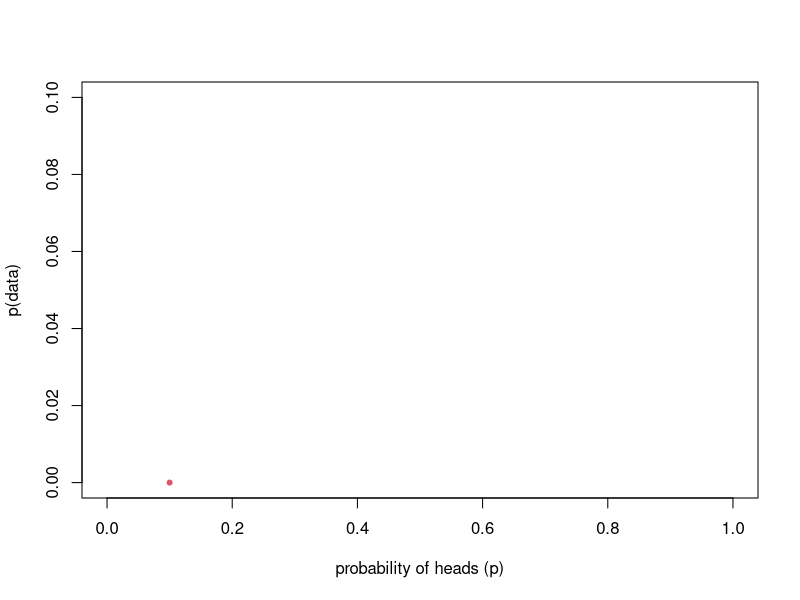
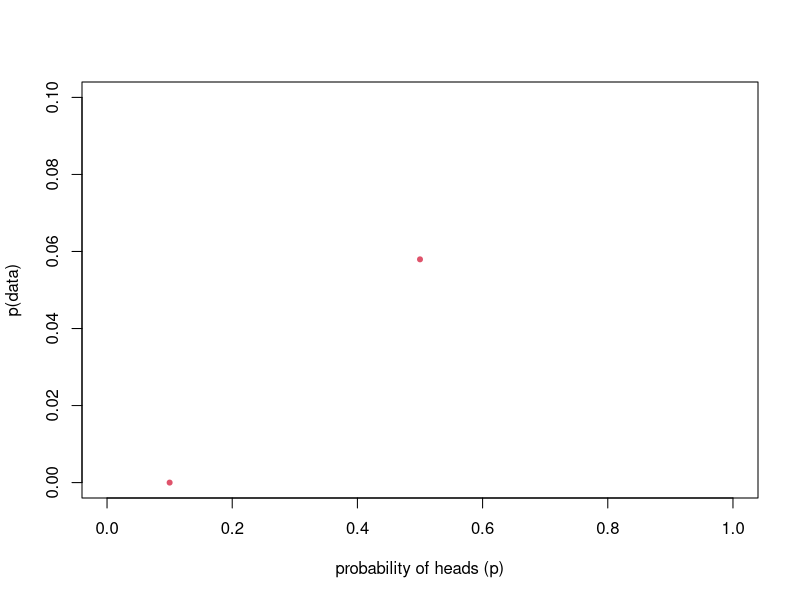
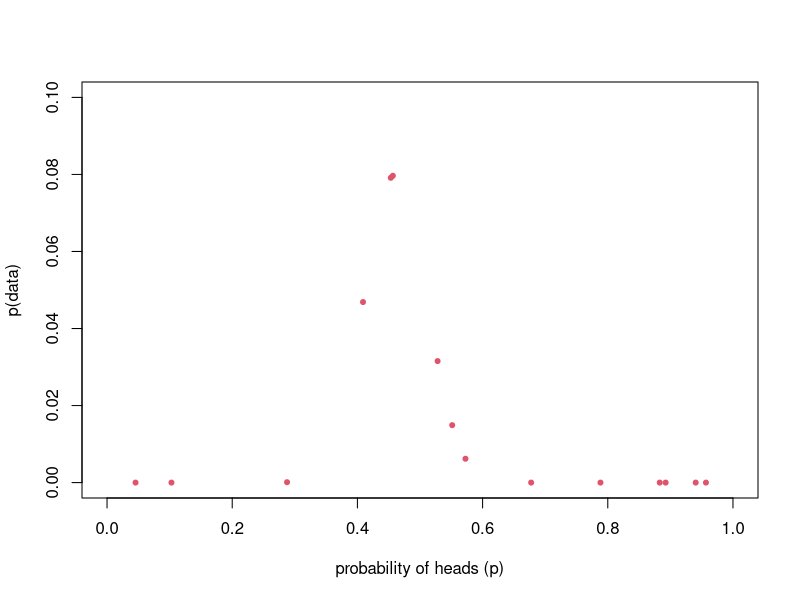
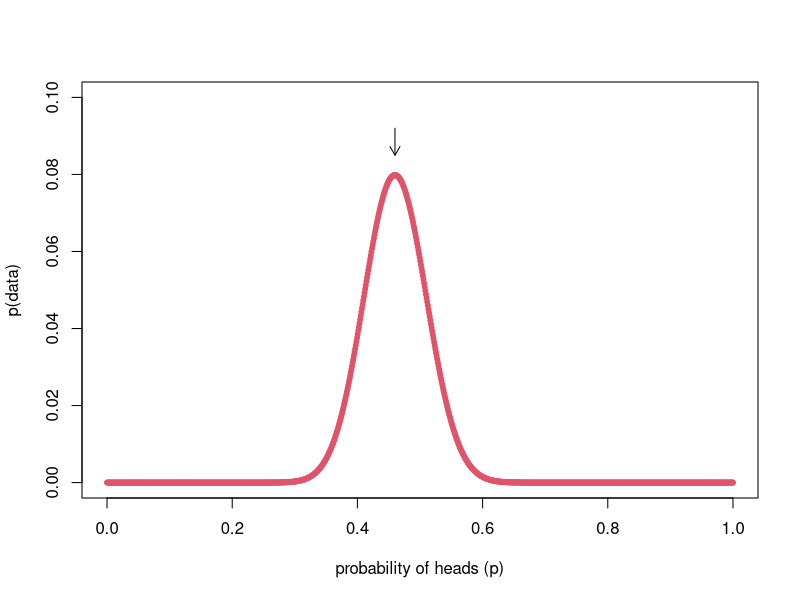
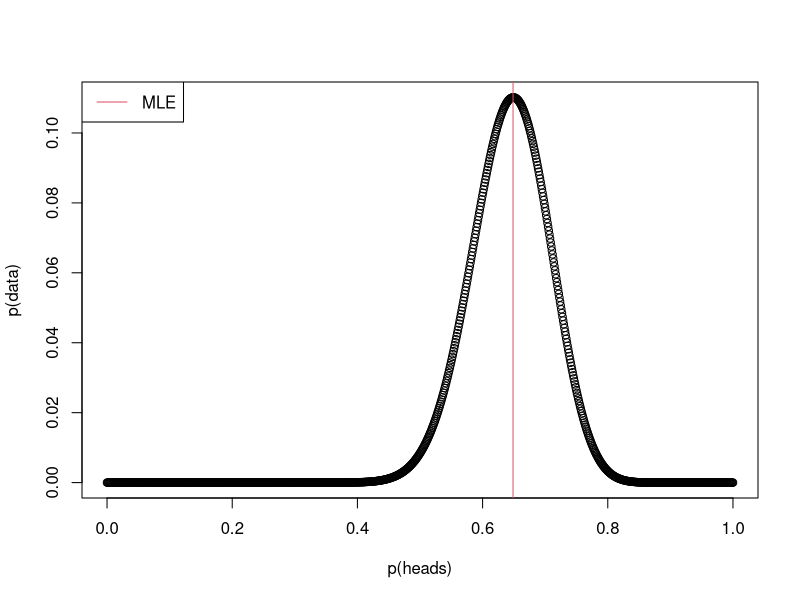
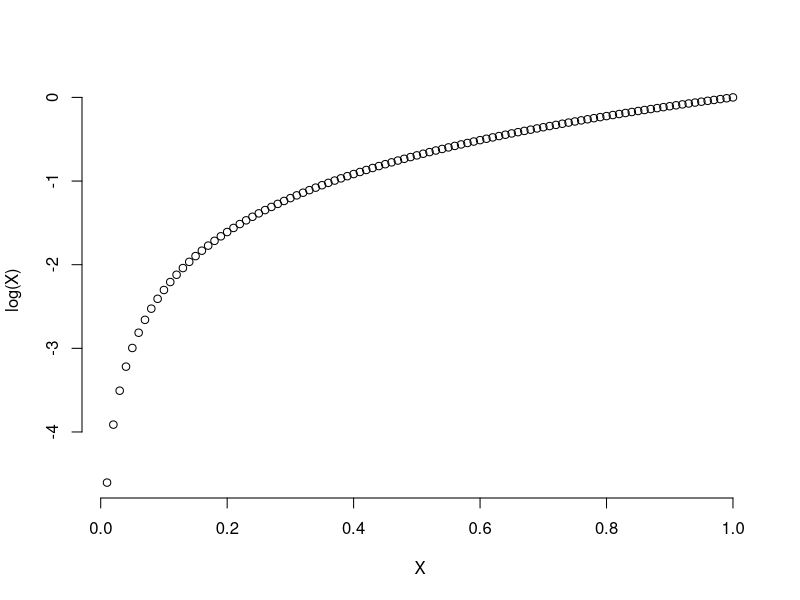
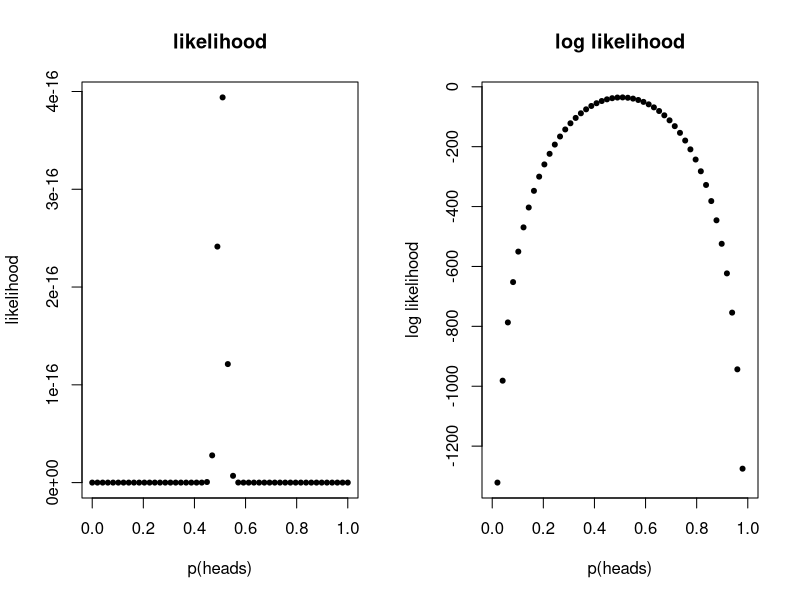
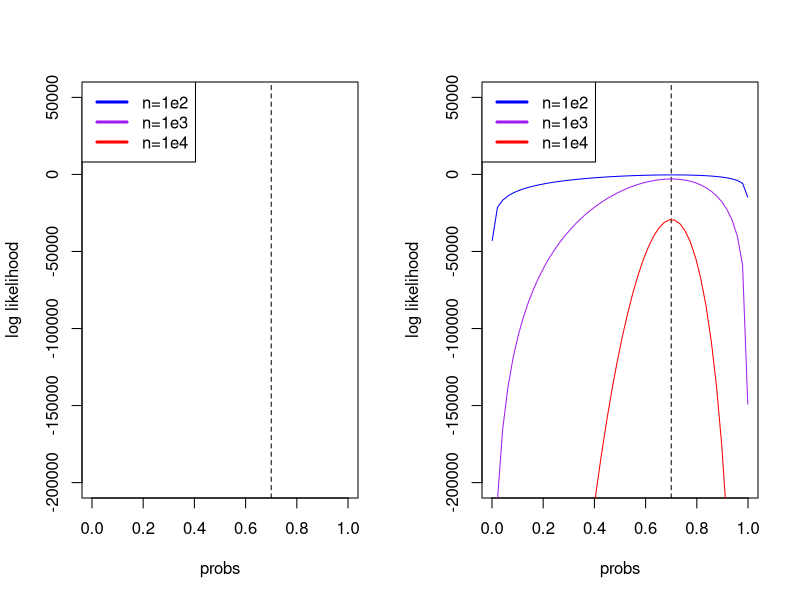

These charts were generated, in order, by the following R code:
## ---- chunk 1
	#set any global options
	options(digits=3)
	set.seed(123)
## ---- chunk 2
n.heads <- 46
## ---- chunk 3
choose(n=100,k=46)*(0.5^46)*(0.5^54)
## ---- chunk 4
dbinom(x=46, p=0.5, size=100)
## ---- chunk 5
	p <- 0.1
	plot(p,dbinom(x=n.heads,size=100,p=p),xlim=c(0,1),ylim=c(0,0.1), xlab="probability of heads (p)",ylab="p(data)", pch=20,col=2)
## ---- chunk 6
	p <- c(0.1,0.5)
	plot(p,dbinom(x=n.heads,size=100,p=p), xlim=c(0,1),ylim=c(0,0.1),, xlab="probability of heads (p)",ylab="p(data)", pch=20,col=2)
## ---- chunk 7
	p <- runif(15,min=0,max=1)
	plot(p,dbinom(x=n.heads,size=100,p=p), xlim=c(0,1),ylim=c(0,0.1), xlab="probability of heads (p)",ylab="p(data)", pch=20,col=2)
## ---- chunk 8
	p <- seq(0,1,length.out=1e3) 
	plot(p,dbinom(x=n.heads,size=100,p=p), xlim=c(0,1),ylim=c(0,0.1), xlab="probability of heads (p)",ylab="p(data)", pch=20,col=2)
	arrows(x0=0.46,x1=0.46,y0=0.092,y1=0.085,length=0.1)
## ---- chunk 9
p <- seq(0,1,length.out=1000)
likelihoods <- dbinom(x=37,size=57,p=p)
p[which.max(likelihoods)]
## ---- chunk 10
plot(p,likelihoods,xlab="p(heads)",ylab="p(data)")
	abline(v=p[which.max(likelihoods)],col=2)
	legend(x="topleft",lty=1,col=2,legend="MLE")
## ---- chunk 11
# function to estimate the p(k=46|n=100,p) for a given p
	l.binom <- function(p){
		binom.prob <- dbinom(x=46,size=100,prob=p)
		return(binom.prob)
	}
# use optimize() to get the mle
	mle <- optimize(f = l.binom,lower=0,upper=1,maximum=TRUE)
	mle
## ---- chunk 12
n.heads <- c(46,47,48)
## ---- chunk 13
prod(dbinom(x=c(46,47,48), size=100, prob=0.5))
## ---- chunk 14
myObservations = rbinom(10,size=100,prob=0.5)
prod(dbinom(x=myObservations,size=100,prob=0.5))
## ---- chunk 15
myObservations = rbinom(50,size=100,prob=0.5)
prod(dbinom(x=myObservations,size=100,prob=0.5))
## ---- chunk 16
myObservations = rbinom(500,size=100,prob=0.5)
prod(dbinom(x=myObservations,size=100,prob=0.5))
## ---- chunk 17
plot((1:100)/100, log((1:100)/100), bty="n", xlab = "X", ylab = "log(X)")
## ---- chunk 18
#simulate data
heads <- rbinom(10,size=100,prob=0.5)

#grid search input
probs <- seq(0,1,length.out=50)

#calculate likelihood across the grid
likelihood <- sapply(probs,function(p)
  {prod(dbinom(heads,100,p))})

#calculate log likelihood across the grid
log.likelihood <- sapply(probs,function(p)
  {sum(dbinom(heads,100,p,log=TRUE))})
## ---- chunk 19
par(mfrow=c(1,2))
	plot(probs,likelihood,main="likelihood",pch=20,xlab="p(heads)",ylab="likelihood")
	plot(probs,log.likelihood,main="log likelihood",pch=20,xlab="p(heads)",ylab="log likelihood")
## ---- chunk 20
n.heads <- rbinom(n=1e4,size=100,prob=0.7)
probs <- seq(0.001,0.999,length.out=50)
lnL1 <- sapply(probs,function(p){
			sum(dbinom(n.heads[1:100],100,p,log=TRUE))})

lnL2 <- sapply(probs,function(p){
			sum(dbinom(n.heads[1:1000],100,p,log=TRUE))})

lnL3 <- sapply(probs,function(p){
			sum(dbinom(n.heads[1:10000],100,p,log=TRUE))})
## ---- chunk 21
plot(probs,lnL1,ylab="log likelihood",ylim=c(-2e5,5e4),type='n')
	abline(v=0.7,col=1,lty=2)
legend(x="topleft",lty=1,lwd=3,
		col=c("blue","purple","red"),
		legend=c("n=1e2","n=1e3","n=1e4"))
## ---- chunk 22
plot(probs,lnL1,ylab="log likelihood",ylim=c(-2e5,5e4),type='n')
	abline(v=0.7,col=1,lty=2)
	lines(probs,lnL1,col="blue")
	lines(probs,lnL2,col="purple")
	lines(probs,lnL3,col="red")
legend(x="topleft",lty=1,lwd=3,
		col=c("blue","purple","red"),
		legend=c("n=1e2","n=1e3","n=1e4"))
## ---- chunk 23
par(mfrow=c(1,2))
	x1 <- rbinom(5,size=100,prob=0.3)
	x2 <- rbinom(5e6,size=100,prob=0.3)
		hist(x1,col="slateblue",main=sprintf("5 samples\nE[X] - mean(X) = %s",signif(30-mean(x1),3)),xlim=c(0,100))
			abline(v=mean(x1),col="red",lwd=2)
			abline(v=100*0.3,col="green",lwd=2)
		hist(x2,col="slateblue",main=sprintf("5e6 samples\nE[X] - mean(X) = %s",signif(30-mean(x2),3)),xlim=c(0,100))
			abline(v=mean(x2),col="red",lwd=2)
			abline(v=100*0.3,col="green",lwd=2)
		legend(x="topright",lty=1,col=c("red","green"),legend=c("sample mean","expectation"),cex=0.7)
## ---- chunk 24
	draw.running.mean <- function(r,n){
		replicate(r,{
			x1 <- rnorm(n,mean=0,sd=0.5)
			x1.mean <- cumsum(x1)/(1:n)
			lines(1:n,x1.mean,col=adjustcolor(1,0.2))
		})
		return(invisible(0))
	}
	n <- 1e2
	plot(0,xlim=c(0,n),ylim=c(-0.5,0.5),type='n',
			xlab="number of draws from a normal",
			ylab="running mean")
		draw.running.mean(r = 1,n = 100)
		abline(h=0,col=2)
## ---- chunk 25
	n <- 1e2
	plot(0,xlim=c(0,n),ylim=c(-0.5,0.5),type='n',
			xlab="number of draws from a normal",
			ylab="running mean")
		draw.running.mean(r = 1,n = 100)
		abline(h=0,col=2)
## ---- chunk 26

	n <- 1e2
	plot(0,xlim=c(0,n),ylim=c(-0.5,0.5),type='n',
			xlab="number of draws from a normal",
			ylab="running mean")
		draw.running.mean(r = 100,n = n)
		abline(h=0,col=2)
## ---- chunk 27
n.heads=46
## ---- chunk 28
	# calculate likelihood of the data if p = 0.1
	p <- seq(0,1,length.out=1e3)
	plot(p,dbinom(x=n.heads,size=100,p=p),
		xlim=c(0,1),ylim=c(0,0.08),
		xlab="probability of success",ylab="p(data)",
		type='n')
		lines(p,dbinom(x=n.heads,size=100,p=p),col="red")
	 points(0.3,dbinom(x=n.heads,size=100,p=0.3),pch=19)
	 arrows(x0 = 0.3-0.03,x1 = 0.3 + 0.015,
	 		y0 = dbinom(x=n.heads,size=100,p=0.3) + 0.002,
	 		y1 = dbinom(x=n.heads,size=100,p=0.3) + 0.004,length=0.1)
## ---- chunk 29
	# calculate likelihood of the data if p = 0.1
	plot(p,dbinom(x=n.heads,size=100,p=p),
		xlim=c(0,1),ylim=c(0,0.08),
		xlab="probability of success",ylab="p(data)",
		type='n')
		lines(p,dbinom(x=n.heads,size=100,p=p),col="red")
	 points(0.3,dbinom(x=n.heads,size=100,p=0.3))
	 points(0.6,dbinom(x=n.heads,size=100,p=0.6),pch=19)
	 arrows(x0 = 0.6,x1 = 0.6 + 0.03,
	 		y0 = dbinom(x=n.heads,size=100,p=0.6) + 0.004,
	 		y1 = dbinom(x=n.heads,size=100,p=0.6) + 0.001,length=0.1)
## ---- chunk 30
	# calculate likelihood of the data if p = 0.1
	plot(p,dbinom(x=n.heads,size=100,p=p),
		xlim=c(0,1),ylim=c(0,0.08),
		xlab="probability of success",ylab="p(data)",
		type='n')
		lines(p,dbinom(x=n.heads,size=100,p=p),col="red")
	 points(0.3,dbinom(x=n.heads,size=100,p=0.3))
	 points(0.6,dbinom(x=n.heads,size=100,p=0.6))
	 points(0.4,dbinom(x=n.heads,size=100,p=0.4),pch=19)
	 arrows(x0 = 0.4-0.03,x1 = 0.4 - 0.025,
	 		y0 = dbinom(x=n.heads,size=100,p=0.4) - 0.001,
	 		y1 = dbinom(x=n.heads,size=100,p=0.4) + 0.003,length=0.1)
## ---- chunk 31
	# calculate likelihood of the data if p = 0.1
	plot(p,dbinom(x=n.heads,size=100,p=p),
		xlim=c(0,1),ylim=c(0,0.08),
		xlab="probability of success",ylab="p(data)",
		type='n')
		lines(p,dbinom(x=n.heads,size=100,p=p),col="red")
	 points(0.3,dbinom(x=n.heads,size=100,p=0.3))
	 points(0.6,dbinom(x=n.heads,size=100,p=0.6))
	 points(0.4,dbinom(x=n.heads,size=100,p=0.4))
	 points(0.5,dbinom(x=n.heads,size=100,p=0.5),pch=19)
	 arrows(x0 = 0.5+0.025,x1 = 0.5 + 0.03,
	 		y0 = dbinom(x=n.heads,size=100,p=0.5) + 0.003,
	 		y1 = dbinom(x=n.heads,size=100,p=0.5) - 0.001,length=0.1)
## ---- chunk 32
	# calculate likelihood of the data if p = 0.1
	plot(p,dbinom(x=n.heads,size=100,p=p),
		xlim=c(0,1),ylim=c(0,0.08),
		xlab="probability of success",ylab="p(data)",
		type='n')
		lines(p,dbinom(x=n.heads,size=100,p=p),col="red")
	 points(0.3,dbinom(x=n.heads,size=100,p=0.3))
	 points(0.6,dbinom(x=n.heads,size=100,p=0.6))
	 points(0.4,dbinom(x=n.heads,size=100,p=0.4))
	 points(0.5,dbinom(x=n.heads,size=100,p=0.5))
	 points(0.46,dbinom(x=n.heads,size=100,p=0.46),pch=19)
	 arrows(x0 = 0.46-0.03,x1 = 0.46 + 0.03,
	 		y0 = dbinom(x=n.heads,size=100,p=0.46) + 0.002,
	 		y1 = dbinom(x=n.heads,size=100,p=0.46) + 0.002,length=0.1)
